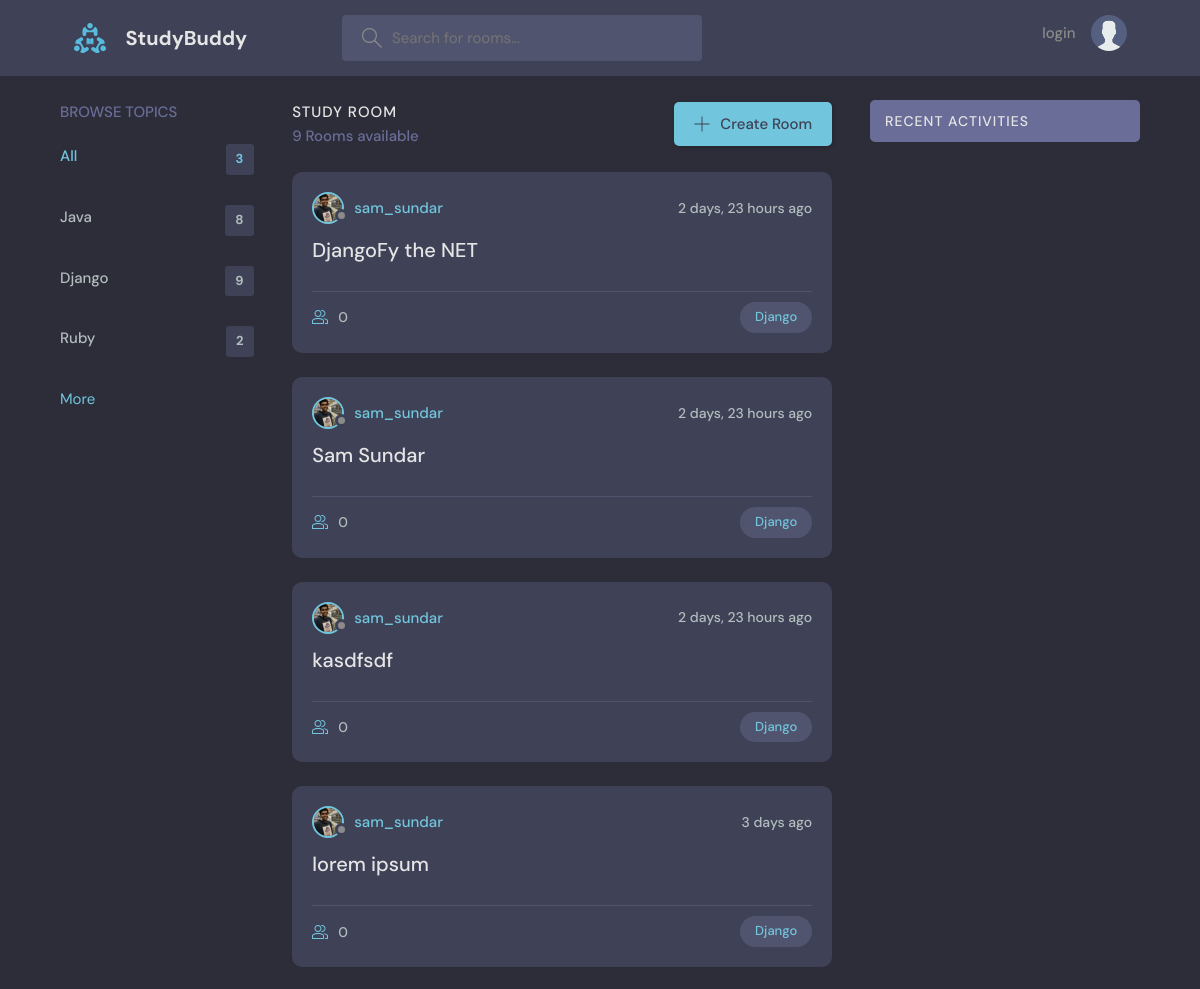
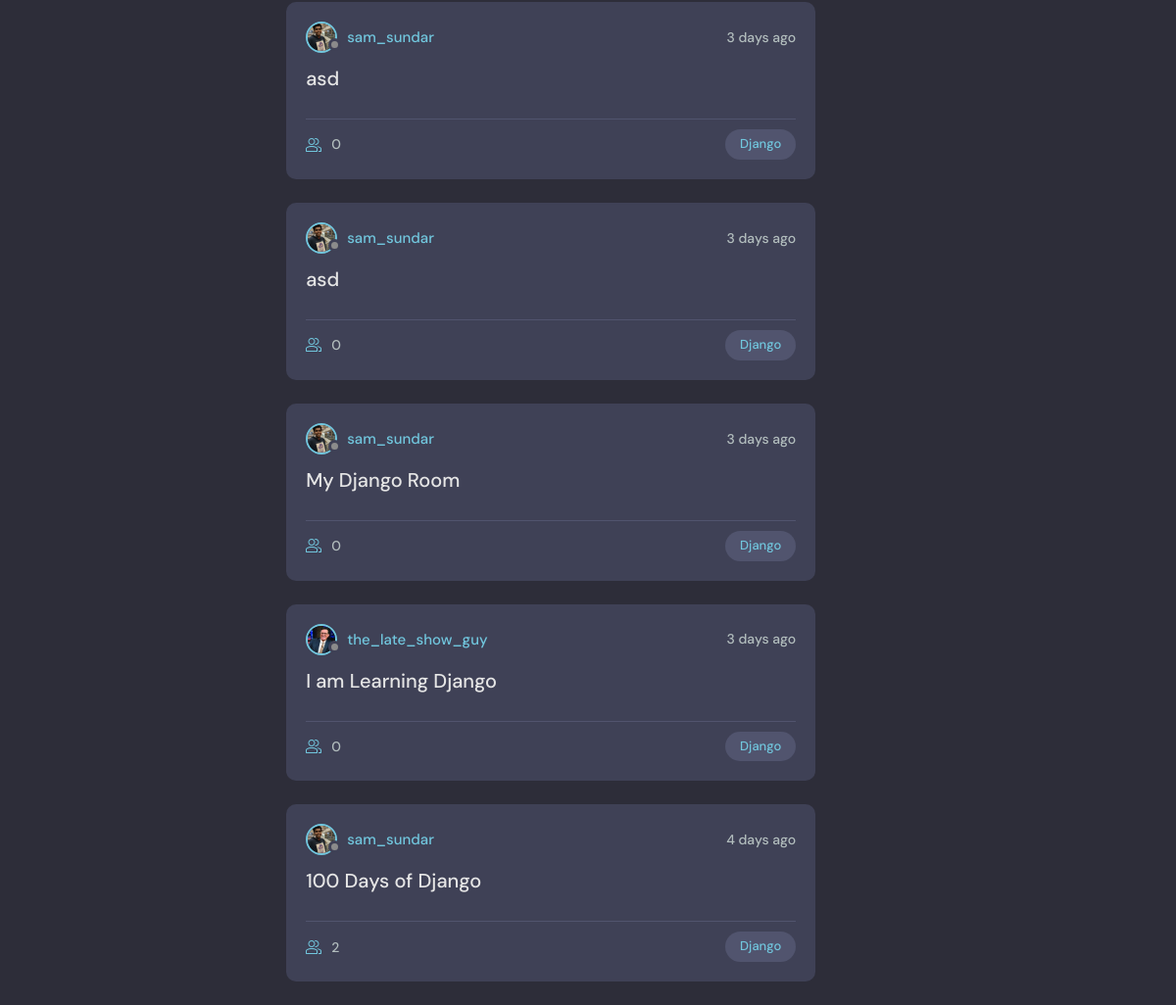
The app's page /?q=Django, older data (2 pictures, top to bottom).
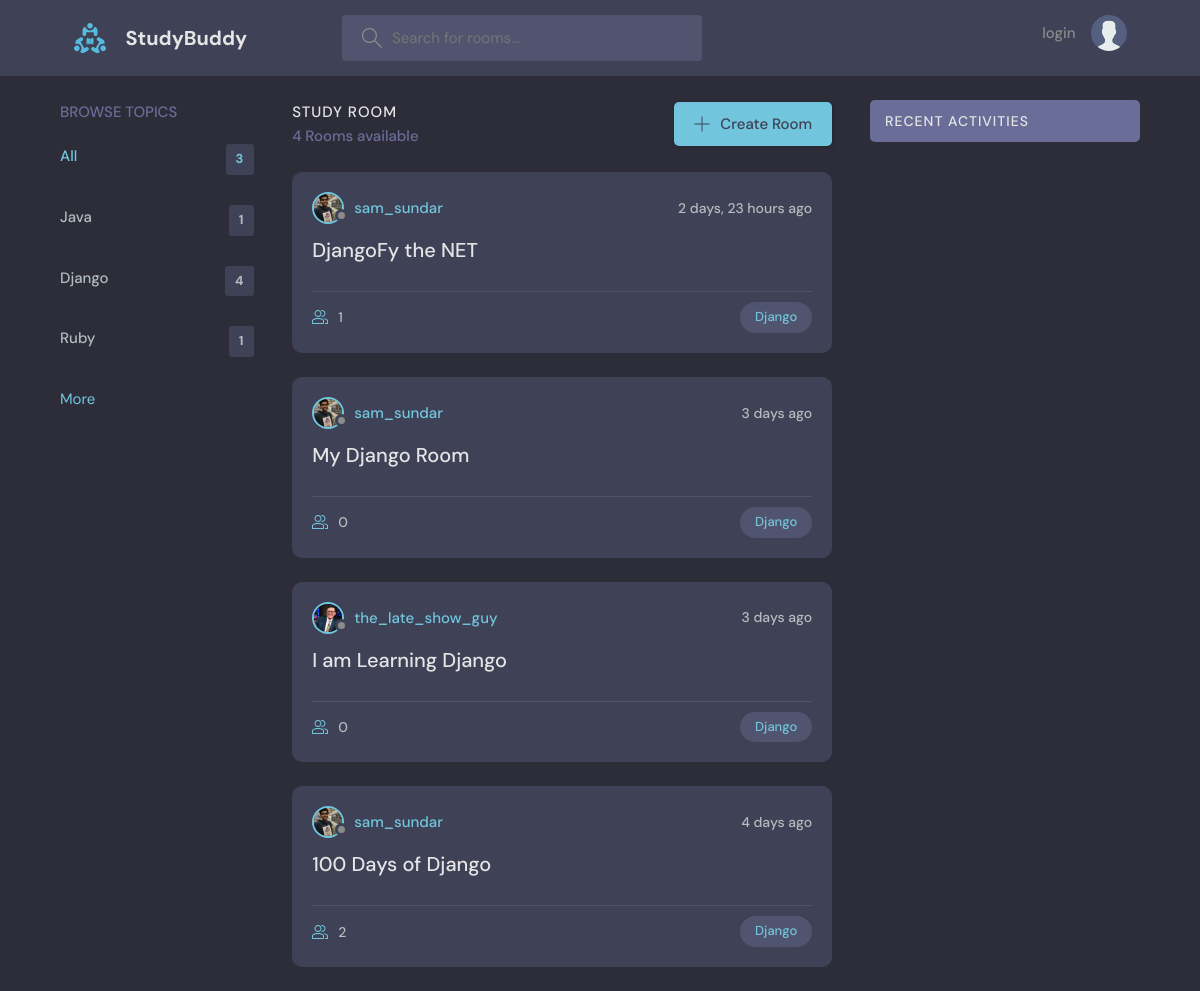
The same page, newer data.
### base/models.py (models this page shows, shortened)
class Topic(models.Model):
    name=models.CharField(max_length=200)

class Room(models.Model):
    host = models.ForeignKey(User,on_delete=models.SET_NULL,null=True)
    topic=models.ForeignKey(Topic,on_delete=models.SET_NULL,null=True) #if topic was placed below Room then we must put Topic under Singles Commas i.e 'Topic',on_delete=models.CASCADE
    name=models.CharField(max_length=200)
    description=models.TextField(null=True,blank=True);
    participants=models.ManyToManyField(User,related_name='participants',blank=True)
    likes=models.ManyToManyField(User,related_name='likes',blank=True)
    updated =models.DateTimeField(auto_now=True)   #automatic
    created =models.DateTimeField(auto_now_add=True)  #it will only save a value once i.e the time it is created
    class Meta:
        ordering = ['-updated','-created']  # '-' puts the new data field before all the prefilled data

class User(AbstractUser):
    name=models.CharField(max_length=200,null=True)
    email=models.EmailField(unique=True,null=True)
    bio=models.TextField(null=True)
    avatar=models.ImageField(null=True,default="avatar.svg")
    USERNAME_FIELD ='email'
    REQUIRED_FIELDS =[]

### base/views.py (the view)
# urls.py: path('',views.home,name="home"),
def home(request):
    q=request.GET.get('q') if request.GET.get('q')!=None else '' #whatever we passed onto the url
    rooms=Room.objects.filter(
        Q(topic__name__contains=q)|
        Q(name__icontains=q)|
        Q(description__icontains=q)
        )
    topics=Topic.objects.all()[0:5]  #to limit the number of topics shown to 5
    room_count=rooms.count()
    room_messages=Message.objects.filter(Q(room__topic__name__icontains=q))
    context={'rooms':rooms,'topics':topics,'room_count':room_count,'room_messages':room_messages}
    return render(request,'base/home.html',context)

### base/templates/base/home.html (shortened to what this page needs)
{% extends 'main.html' %}
{% block content %}
<main class="layout layout--3">
  <div class="container">
    <div>
      {% include 'base/topic_component.html' %}
     </div>
    <div class="roomList">
      <div class="roomList__header">
        <div>
          <h2>Study Room</h2>
          <p>{{room_count}} Rooms available</p>
        </div>
        <a class="btn btn--main" href="{% url 'create-room' %}">
          <svg version="1.1" xmlns="http://www.w3.org/2000/svg" width="32" height="32" viewBox="0 0 32 32">
            <title>add</title>
            <path
              d="M16.943 0.943h-1.885v14.115h-14.115v1.885h14.115v14.115h1.885v-14.115h14.115v-1.885h-14.115v-14.115z">
            </path>
          </svg>
          Create Room
        </a>
      </div>
      {% include 'base/feed_component.html' %}
    </div>
    {% include 'base/activity_component.html'%}
  </div>
</main>
{% endblock content %}

### base/templates/base/topic_component.html
<div class="topics">
    <div class="topics__header">
        <h2>Browse Topics</h2>
    </div>
    <ul class="topics__list">
        <li>
            <a href="{% url 'home' %}" class="active">All<span>{{topics.count}}</span></a>
        </li>
        {% for topic in topics %}
        <li>
            <a href="{% url 'home' %}?q={{topic.name}}">{{topic.name}}<span>{{topic.room_set.all.count}}</span></a>
        </li>
        {% endfor %}
    </ul>
    <a  href="{% url 'topics' %}">More</a>
</div>

### base/templates/base/feed_component.html (shortened to what this page needs)
{% for room in rooms %}
<div style="width:100%" class="roomListRoom">
  <div class="roomListRoom__header">
    <a href="{% url 'user-profile' room.host.id %}" class="roomListRoom__author">
      <div class="avatar avatar--small">
        <img src="{{room.host.avatar.url}}" />
      </div>
      <span>{{room.host.username}}</span>
    </a>
    <div class="roomListRoom__actions">
      <span>{{room.created|timesince}} ago</span>
    </div>
  </div>
  <div class="roomListRoom__content">
    <a href="{% url 'room' room.id %}">{{room.name}}</a>
  </div>
  <div class="roomListRoom__meta">
    <a href="{% url 'room' room.id %}" class="roomListRoom__joined">
     {{room.participants.all.count}}
    </a>
    <a href="{%url 'home'%}?q={{room.topic.name}}" class="roomListRoom__topic">{{room.topic.name}}</a>
  </div>
</div>
{% endfor %}

Row changes from the older to the newer data that the page shows:
removed Room: host.avatar (picture), host.username "sam_sundar", created "2 days, 23 hours", name "Sam Sundar", participants.all.count "0", topic.name "Django"
removed Room: host.avatar (picture), host.username "sam_sundar", created "2 days, 23 hours", name "kasdfsdf", participants.all.count "0", topic.name "Django"
removed Room: host.avatar (picture), host.username "sam_sundar", created "3 days", name "lorem ipsum", participants.all.count "0", topic.name "Django"
removed Room: host.avatar (picture), host.username "sam_sundar", created "3 days", name "asd", participants.all.count "0", topic.name "Django"
removed Room: host.avatar (picture), host.username "sam_sundar", created "3 days", name "asd", participants.all.count "0", topic.name "Django"
computed for Topic "Java": room_set.all.count "8" → "1"
computed for Topic "Django": room_set.all.count "9" → "4"
computed for Topic "Ruby": room_set.all.count "2" → "1"
computed for Room "DjangoFy the NET": participants.all.count "0" → "1"
Text that changed along with them:
{{ room_count }}: "9" → "4"
